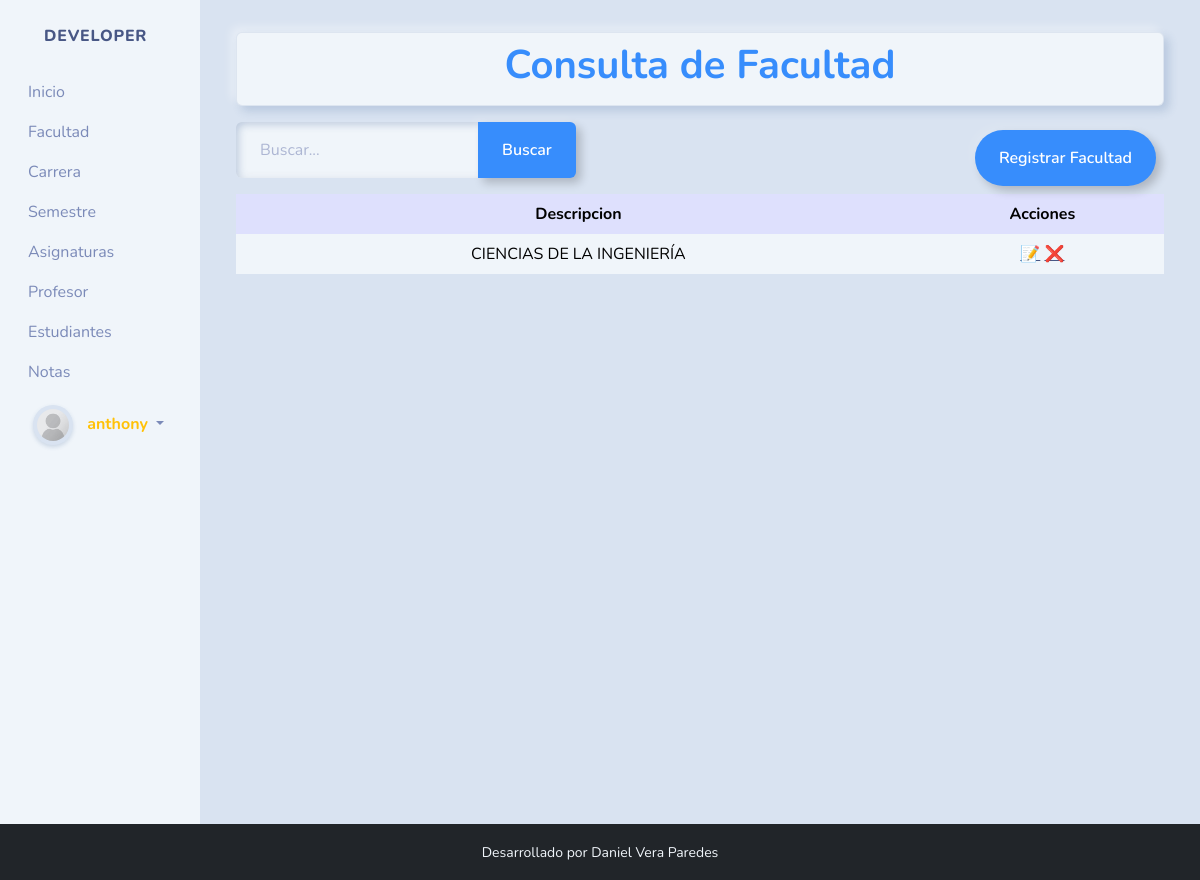
Before: /facultades/?page=2 (signed in) with the older database file.
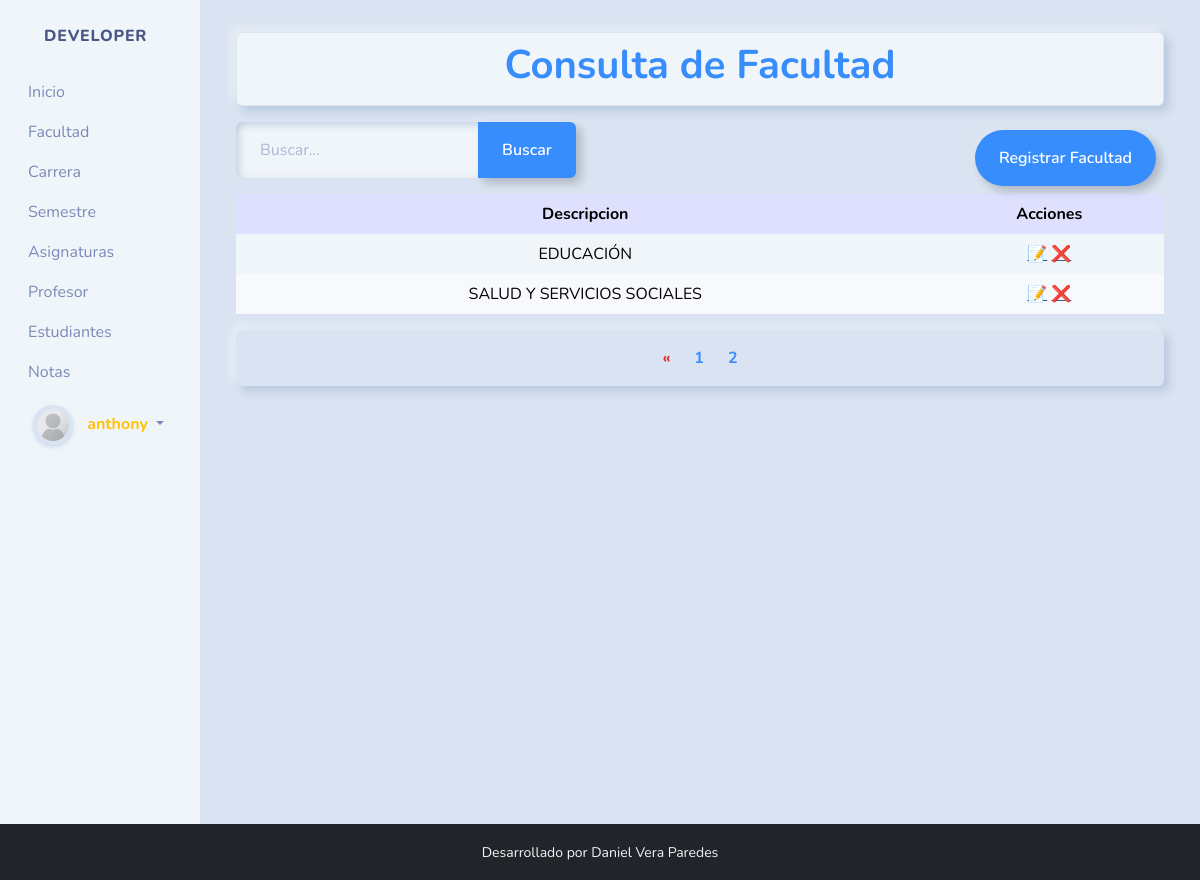
After: the same page with the newer database file.
### notas/models.py (models this page shows, shortened)
class Facultad(models.Model):
    description = models.CharField('Descripcion', max_length=200)
    isactive = models.BooleanField('Estado', default=True)
    class Meta:
        verbose_name = ('Facultad')
        verbose_name_plural = ('Facultades')
        ordering = ['description']

### notas/views.py (the view)
# urls.py: path('facultades/', views.facultad,name="facultades"),
@login_required
def facultad(request):
    return model_list(request, Facultad, "Facultad", "facultades.html", ["description"])

### notas/views.py (called while the page is built)
@login_required
def model_list(request, model, title, template, fields):
    context, objects = None, None
    try:
        q = request.GET.get('q')
        filter_conditions = Q()
        if q:
            for field in fields:
                filter_conditions |= Q(**{f'{field}__icontains': q})
        objects = model.objects.filter(filter_conditions)
        paginator = Paginator(objects,2)
        pagina = request.GET.get('page', 1)
        paginated_objects = paginator.get_page(pagina)
        context = {
            'objects': paginated_objects,
            'title': f'Consulta de {title}',
            'paginator': paginator,
            'num_pages': paginator.num_pages,
        }
        return render(request, template, context)
    except Exception as e:
        return render(request, template, {'title': f'Consulta de {title}', 'error': f'Ha ocurrido un error en la consulta: {e}'})

### notas/templates/facultades.html (shortened to what this page needs)
{% extends "base.html" %}
{% load static %}
{% block content %}
<div class="container">
  <div class="py-2 mt-2 border border-1 shadow rounded text-center bg-light">
    <h1 class="fw-bold text-primary">{{ title }}</h1>
  </div>
  <div class="mt-3">
    <div class="mt-2 d-flex justify-content-between flex-wrap">
      <form action="" style="max-width: 450px;">
        <div class="input-group">
          <input type="text" class="form-control" placeholder="Buscar..." name="q" value="{{ request.GET.q }}" minlength="2">
          <button class="btn btn-outline-primary" data-bs-toggle="tooltip"
            data-bs-title="Escriba y haga clic en buscar">
            Buscar
          </button>
        </div>
      </form>
      <div class="m-2">
        <a href="{% url 'create_facultad' %}" class="btn btn-outline-primary " data-bs-toggle="tooltip"
          data-bs-title="Ingresar un nueva Facultad">
          Registrar Facultad
        </a>
      </div>
    </div>
  </div>
  <div class="table-responsive">
    <table class="table table-fluid">
      <thead class="text-center text-light table-info">
        <tr>
          <th>Descripcion</th>
          <th>Acciones</th>
        </tr>
      </thead>
      <tbody class="table-light">
        {% for facultad in objects %}
        <tr class="{% cycle 'table-default' 'table-secondary' %}">
          <td class="text-center">{{ facultad.description|upper }}</td>
          <td class="text-center">
            <a href="{% url 'update_facultad' facultad.id %}" data-bs-toggle="tooltip"
              data-bs-title="Editar la facultad">📝</a>
            <a href="{% url 'delete_facultad' facultad.id %}" data-bs-toggle="tooltip"
              data-bs-title="Eliminar la facultad">❌</a>
          </td>
        </tr>
        {% endfor %}
      </tbody>
    </table>
  </div>
  {% if paginator.num_pages > 1 %}
  <ul class="pagination">
    {% if objects.has_previous %}
    <li class="page-item">
      <a class="page-link text-danger fw-bold"
        href="{% url 'facultades' %}?page={{ objects.previous_page_number }}">«</a>
    </li>
    {% endif %}
    {% for page_num in paginator.page_range %}
    <li class="page-item text-danger fw-bold {% if page_num == objects.number %}active{% endif %}">
      <a class="page-link text-primary fw-bold" href="{% url 'facultades' %}?page={{ page_num }}">{{ page_num }}</a>
    </li>
    {% endfor %}
  </ul>
  {% endif %}
</div>
{% endblock content %}

Changed rows visible on the page:
no longer on this page (row unchanged): Facultad: description "CIENCIAS DE LA INGENIERÍA"
added Facultad: description "EDUCACIÓN"
added Facultad: description "SALUD Y SERVICIOS SOCIALES"
Other visible differences:
new list line: "1"
new list line: "2"
